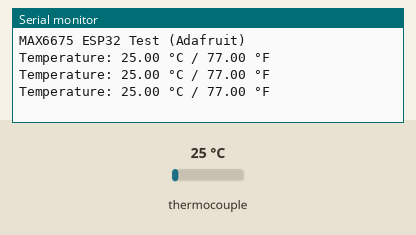
This sketch was run on a simulated ESP32. Shown: the last lines printed to the serial monitor. Inputs (shaded band) come from the test bench; at power-on: thermocouple 25 °C.

Above: at 1.4 s.
1.5 s: thermocouple set to 6 °C
At 2.2 s:
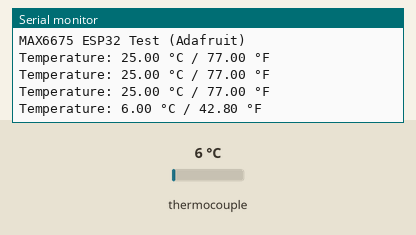
3.0 s: thermocouple set to 75 °C
At 3.7 s:
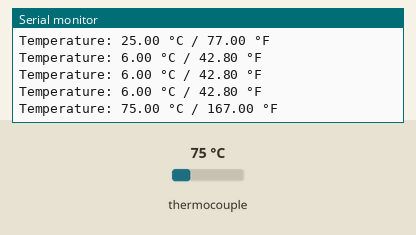
Timing chart, 0 to 6.0 s (numbered marks = the images above; inputs shaded):
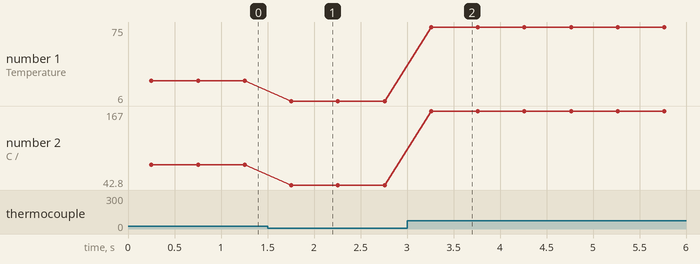

The sketch:

labjantee.ino
```cpp
#include <max6675.h>  // Adafruit: ตัวเล็ก

const int thermoSO  = 19;
const int thermoCS  = 5;
const int thermoSCK = 18;

MAX6675 tc(thermoSCK, thermoCS, thermoSO);

void setup() {
  Serial.begin(115200);
  Serial.println("MAX6675 ESP32 Test (Adafruit)");
  delay(250);
}

void loop() {
  double c = tc.readCelsius();   // <-- ใช้ readCelsius()
  if (isnan(c)) {
    Serial.println("NAN: เซนเซอร์/สายหลุดหรือขาดวงจร");
  } else {
    double f = tc.readFahrenheit();  // มีเมธอดโดยตรง
    Serial.printf("Temperature: %.2f °C / %.2f °F\n", c, f);
  }
  delay(500);
}
```

Measured:
- after the input at 1.5 s, the serial monitor: prints a new line after 0.26 s (image 1)
- after the input at 3.0 s, the serial monitor: prints a new line after 0.26 s (image 2)
- plotted number 1: 25 → 6 after the input at 1.5 s, 6 → 75 after the input at 3.0 s
- plotted number 2: 77 → 42.8 after the input at 1.5 s, 42.8 → 167 after the input at 3.0 s
